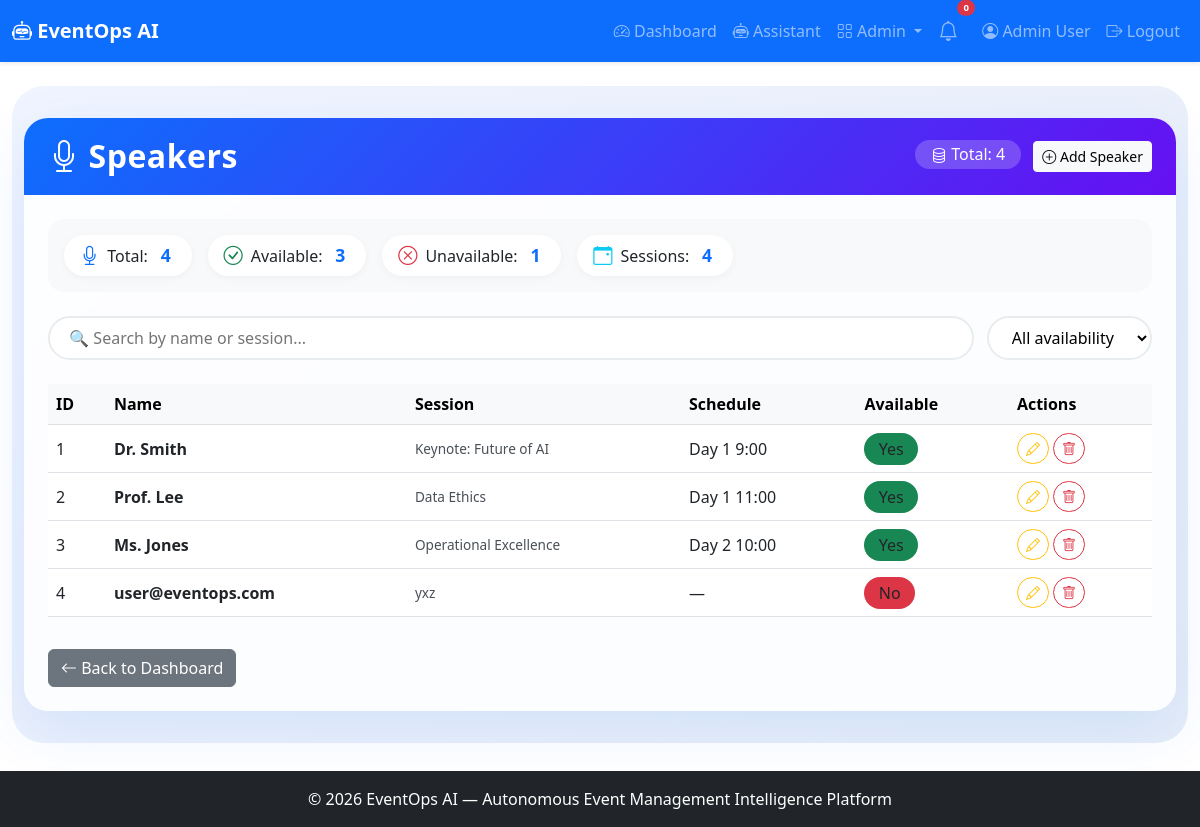
Screenshot of /admin/speakers (signed in) with the database file from the repository.
### app.py (models this page shows, shortened)
class User(UserMixin, db.Model):
    id = db.Column(db.Integer, primary_key=True)
    name = db.Column(db.String(100), nullable=False)
    email = db.Column(db.String(100), unique=True, nullable=False)
    password_hash = db.Column(db.String(200), nullable=False)
    role = db.Column(db.String(20), default='user')
    created_at = db.Column(db.DateTime, default=lambda: datetime.now(timezone.utc))

class Speaker(db.Model):
    id = db.Column(db.Integer, primary_key=True)
    name = db.Column(db.String(100), nullable=False)
    bio = db.Column(db.Text)
    session_title = db.Column(db.String(200))
    schedule = db.Column(db.String(100))
    availability = db.Column(db.Boolean, default=True)
    created_at = db.Column(db.DateTime, default=lambda: datetime.now(timezone.utc))

### app.py (the view)
@app.route('/admin/speakers')
@login_required
def admin_speakers():
    if current_user.role != 'admin':
        abort(403)
    speakers = Speaker.query.all()
    return render_template('admin_speakers.html', speakers=speakers)

### app.py (called while the page is built)
@login_manager.user_loader
def load_user(user_id):
    return User.query.get(int(user_id))

### Milestone 3/Event managemaent/templates/admin_speakers.html (shortened to what this page needs)
{% extends "base.html" %}
{% block content %}
<div class="admin-wrapper">
    <div class="container-fluid">
        <div class="card admin-card">
            <div class="card-header d-flex flex-wrap justify-content-between align-items-center">
                <h2 class="mb-0"><i class="bi bi-mic me-2"></i>Speakers</h2>
                <div>
                    <span class="total-badge"><i class="bi bi-database"></i> Total: {{ speakers|length }}</span>
                    <a href="{{ url_for('admin_speaker_add') }}" class="btn btn-light btn-sm ms-2">
                        <i class="bi bi-plus-circle"></i> Add Speaker
                    </a>
                </div>
            </div>
            <div class="card-body">
                <div class="stats-row">
                    <div class="stat-item"><i class="bi bi-mic"></i> Total: <span class="stat-num">{{ speakers|length }}</span></div>
                    <div class="stat-item"><i class="bi bi-check-circle text-success"></i> Available: <span class="stat-num">{{ speakers|selectattr('availability', 'equalto', True)|list|length }}</span></div>
                    <div class="stat-item"><i class="bi bi-x-circle text-danger"></i> Unavailable: <span class="stat-num">{{ speakers|selectattr('availability', 'equalto', False)|list|length }}</span></div>
                    <div class="stat-item"><i class="bi bi-calendar-event text-info"></i> Sessions: <span class="stat-num">{{ speakers|map(attribute='session_title')|select('!=', None)|list|length }}</span></div>
                </div>
                <div class="filter-bar">
                    <input type="text" id="searchSpeaker" class="search-box" placeholder="🔍 Search by name or session...">
                    <select id="filterAvailability" class="filter-select">
                        <option value="">All availability</option>
                    </select>
                </div>
                <div class="table-responsive">
                    <table class="table table-hover align-middle" id="speakerTable">
                        <thead class="table-light">
                            <tr>
                                <th>ID</th>
                                <th>Name</th>
                                <th>Session</th>
                                <th>Schedule</th>
                                <th>Available</th>
                                <th>Actions</th>
                            </tr>
                        </thead>
                        <tbody>
                            {% for speaker in speakers %}
                            <tr data-name="{{ speaker.name|lower }}"
                                data-session="{{ speaker.session_title|lower if speaker.session_title else '' }}"
                                data-available="{{ speaker.availability|string|lower }}">
                                <td>{{ speaker.id }}</td>
                                <td><strong>{{ speaker.name }}</strong></td>
                                <td>
                                    <div class="session-preview" title="{{ speaker.session_title or 'No session' }}">
                                        {{ speaker.session_title or '—' }}
                                    </div>
                                </td>
                                <td>{{ speaker.schedule or '—' }}</td>
                                <td>
                                    <span class="badge-status bg-{{ 'success' if speaker.availability else 'danger' }}">
                                        {{ 'Yes' if speaker.availability else 'No' }}
                                    </span>
                                </td>
                                <td>
                                    <a href="{{ url_for('admin_speaker_edit', speaker_id=speaker.id) }}" class="btn btn-sm btn-outline-warning"><i class="bi bi-pencil"></i></a>
                                    <a href="{{ url_for('admin_speaker_delete', speaker_id=speaker.id) }}" class="btn btn-sm btn-outline-danger" onclick="return confirm('Delete this speaker?')"><i class="bi bi-trash"></i></a>
                                </td>
                            </tr>
                            {% endfor %}
                        </tbody>
                    </table>
                </div>
                <div class="mt-3">
                    <a href="{{ url_for('dashboard') }}" class="btn btn-secondary">
                        <i class="bi bi-arrow-left"></i> Back to Dashboard
                    </a>
                </div>
            </div>
        </div>
    </div>
</div>
{% endblock %}

### Milestone 1/Event managemaent/templates/base.html (shortened to what this page needs)
<!DOCTYPE html>
<html lang="en">
<head>
    <link href="https://cdn.jsdelivr.net/npm/bootstrap@5.3.0/dist/css/bootstrap.min.css" rel="stylesheet">
    <link rel="stylesheet" href="https://cdn.jsdelivr.net/npm/bootstrap-icons@1.11.0/font/bootstrap-icons.css">
    <link rel="stylesheet" href="{{ url_for('static', filename='css/style.css') }}">
</head>
<body>
    <nav class="navbar navbar-expand-lg navbar-dark bg-primary shadow-sm">
        <div class="container-fluid">
            <a class="navbar-brand fw-bold" href="{{ url_for('index') }}">
                <i class="bi bi-robot"></i> EventOps AI
            </a>
            <div class="collapse navbar-collapse" id="navbarNav">
                <ul class="navbar-nav ms-auto align-items-lg-center">
                    {% if current_user.is_authenticated %}
                        <li class="nav-item">
                            <a class="nav-link" href="{{ url_for('dashboard') }}">
                                <i class="bi bi-speedometer2"></i> Dashboard
                            </a>
                        </li>
                        <li class="nav-item">
                            <a class="nav-link" href="{{ url_for('assistant_page') }}">
                                <i class="bi bi-robot"></i> Assistant
                            </a>
                        </li>
                        {% if current_user.role == 'admin' %}
                        <li class="nav-item dropdown">
                            <a class="nav-link dropdown-toggle" href="#" role="button" data-bs-toggle="dropdown">
                                <i class="bi bi-grid"></i> Admin
                            </a>
                        </li>
                        {% endif %}
                        <li class="nav-item position-relative me-2">
                            <a class="nav-link" href="#" title="Notifications" data-bs-toggle="dropdown">
                                <i class="bi bi-bell fs-5"></i>
                                <span class="position-absolute top-0 start-100 translate-middle badge rounded-pill bg-danger" style="font-size:0.6rem;">
                                    0
                                </span>
                            </a>
                        </li>
                        <li class="nav-item">
                            <a class="nav-link" href="{{ url_for('profile') }}">
                                <i class="bi bi-person-circle"></i> {{ current_user.name }}
                            </a>
                        </li>
                        <li class="nav-item">
                            <a class="nav-link" href="{{ url_for('logout') }}">
                                <i class="bi bi-box-arrow-right"></i> Logout
                            </a>
                        </li>
                    {% endif %}
                </ul>
            </div>
        </div>
    </nav>
    <main class="container-fluid py-4">
        {% block content %}{% endblock %}
    </main>
    <footer class="footer bg-dark text-white py-3 mt-4">
        <div class="container text-center">
            <span>© 2026 EventOps AI — Autonomous Event Management Intelligence Platform</span>
        </div>
    </footer>
</body>
</html>

### Milestone 1/Event managemaent/static/css/style.css (style rules this page uses)
body { padding-bottom: 60px; }
.footer { position: fixed; bottom: 0; width: 100%; }

### Milestone 3/Event managemaent/templates/admin_speakers.html (style rules this page uses)
.admin-wrapper { background: linear-gradient(145deg, #f0f4ff 0%, #e6edf7 100%); padding: 2rem 0; border-radius: 2rem; }
.admin-card { border: none; border-radius: 1.5rem; box-shadow: 0 20px 60px rgba(13, 110, 253, 0.10); background: rgba(255, 255, 255, 0.85); backdrop-filter: blur(4px); overflow: hidden; }
.admin-card .card-header { background: linear-gradient(135deg, #0d6efd, #6610f2); color: white; padding: 1.2rem 1.5rem; border: none; }
.admin-card .card-header h2 { font-weight: 700; letter-spacing: 0.5px; }
.admin-card .card-body { padding: 1.5rem; }
.stats-row { display: flex; flex-wrap: wrap; gap: 1rem; margin-bottom: 1.5rem; background: #f8f9fa; border-radius: 1rem; padding: 1rem; }
.stats-row .stat-item { display: flex; align-items: center; gap: 0.5rem; background: white; padding: 0.4rem 1rem; border-radius: 50px; box-shadow: 0 2px 8px rgba(0,0,0,0.04); }
.stats-row .stat-item i { font-size: 1.2rem; color: #0d6efd; }
.stats-row .stat-item .stat-num { font-weight: 700; color: #0d6efd; font-size: 1.1rem; margin: 0 0.3rem; }
.filter-bar { display: flex; flex-wrap: wrap; gap: 0.8rem; margin-bottom: 1.5rem; }
.filter-bar .search-box { flex: 1; min-width: 200px; border-radius: 50px; border: 2px solid #e9ecef; padding: 0.5rem 1.2rem; transition: all 0.2s; background: white; }
.filter-bar .filter-select { border-radius: 50px; border: 2px solid #e9ecef; padding: 0.5rem 1.2rem; background: white; transition: all 0.2s; min-width: 140px; }
.table-hover tbody tr { transition: all 0.2s ease; }
.badge-status { padding: 0.3rem 0.9rem; border-radius: 30px; font-weight: 500; }
.btn-outline-primary, .btn-outline-warning, .btn-outline-danger { border-radius: 30px; transition: all 0.2s; }
.total-badge { background: rgba(255,255,255,0.2); padding: 0.2rem 1rem; border-radius: 30px; font-weight: 500; }
.session-preview { font-size: 0.85rem; color: #495057; max-width: 180px; white-space: nowrap; overflow: hidden; text-overflow: ellipsis; }

### rows the page displays
User: name "Admin User"
Speaker: id "1", name "Dr. Smith", session_title "Keynote: Future of AI", schedule "Day 1 9:00", availability "Yes"
Speaker: id "2", name "Prof. Lee", session_title "Data Ethics", schedule "Day 1 11:00", availability "Yes"
Speaker: id "3", name "Ms. Jones", session_title "Operational Excellence", schedule "Day 2 10:00", availability "Yes"
Speaker: id "4", name "user@eventops.com", session_title "yxz", schedule "—", availability "No"

### other values shown
{{ speakers|length }} "4"
{{ speakers|selectattr('availability', 'equalto', True)|list|length }} "3"
{{ speakers|selectattr('availability', 'equalto', False)|list|length }} "1"
{{ speakers|map(attribute='session_title')|select('!=', None)|list|length }} "4"
